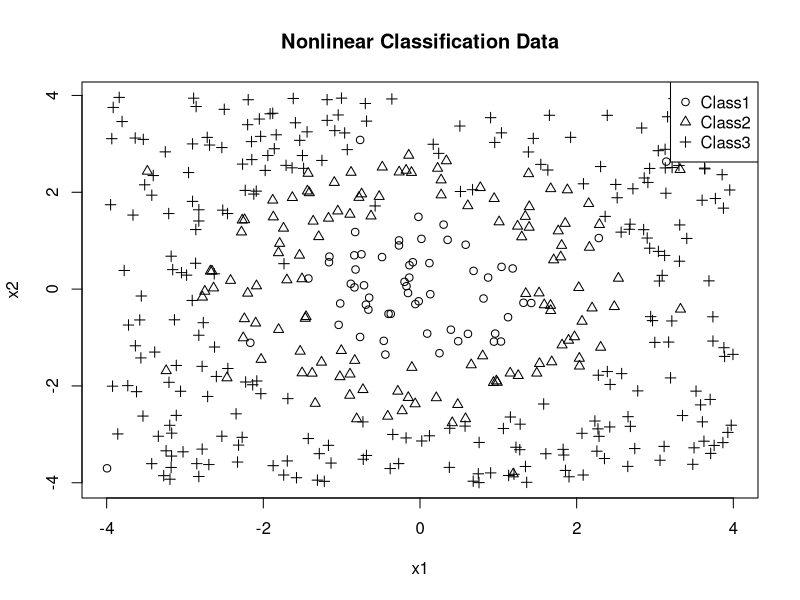
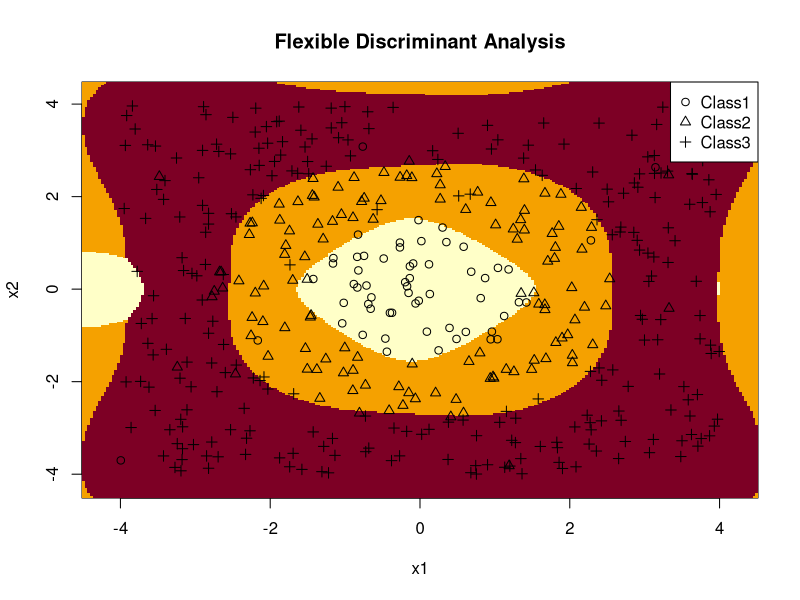
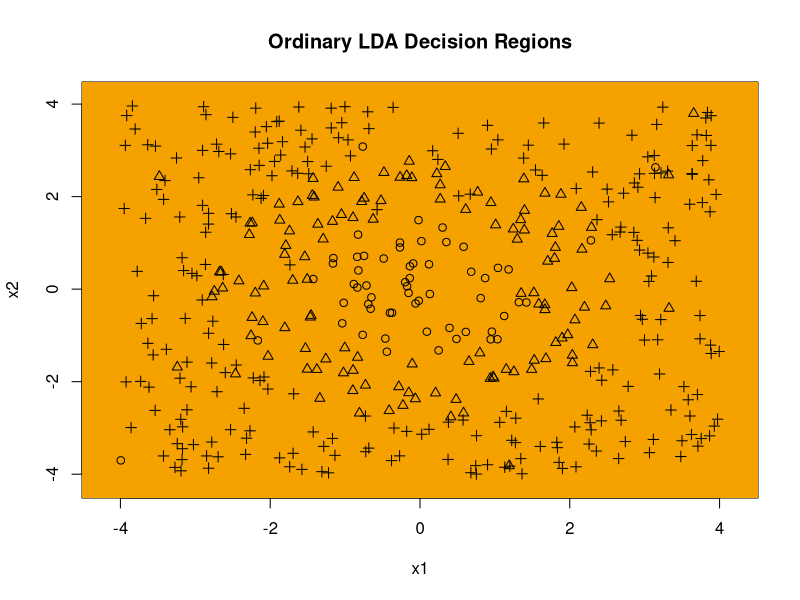
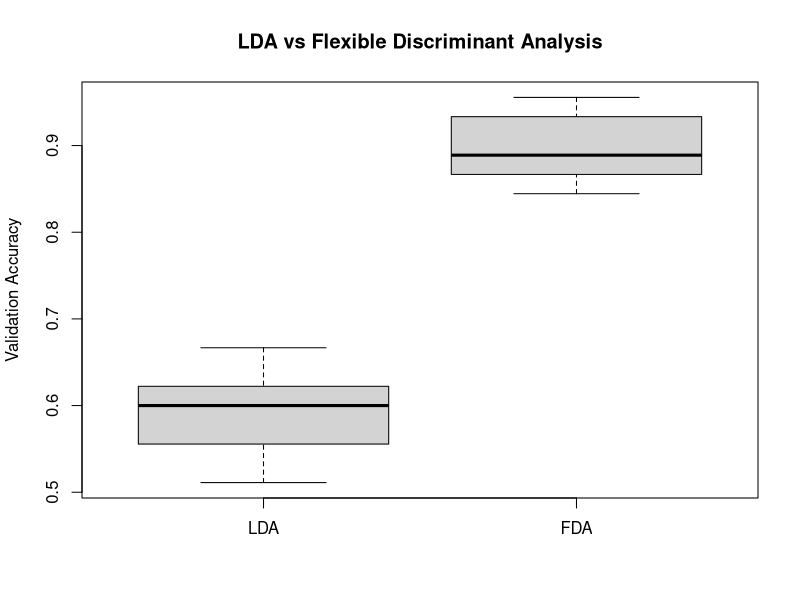
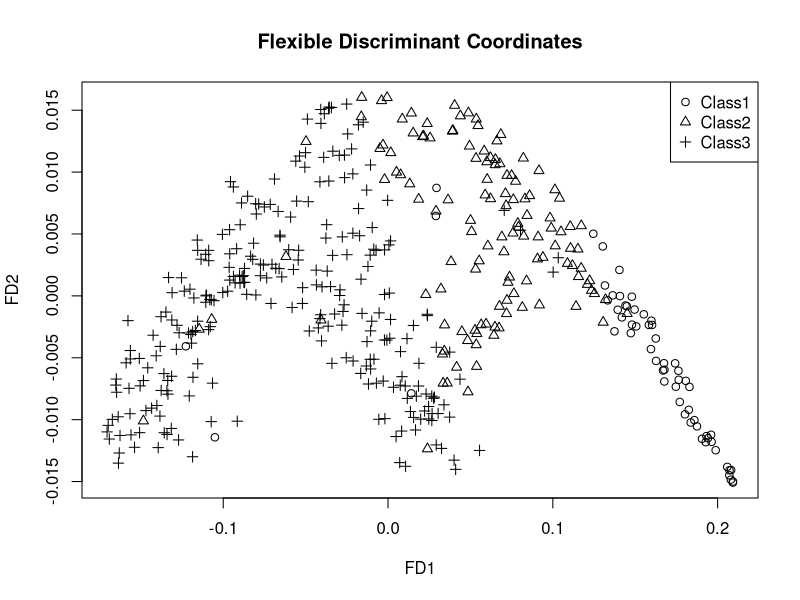

The R script that drew these images, in order:
# ==============================================================================
# Flexible Discriminant Analysis
# Jonathan Ma
#
# References:
#   The Elements of Statistical Learning
#
# Main idea:
#   Flexible Discriminant Analysis extends LDA by replacing the original
#   predictors with flexible nonlinear transformations.
#
#   Original predictors:
#
#       x1, x2
#
#   Expanded predictors:
#
#       x1, x1^2, ..., spline terms,
#       x2, x2^2, ..., spline terms
#
#   LDA is then performed in the expanded feature space.
# ==============================================================================


# ------------------------------------------------------------------------------
# 1. Generate Nonlinear Classification Data
# ------------------------------------------------------------------------------

set.seed(123)

n <- 450


x1 <- runif(
  n,
  -4,
  4
)

x2 <- runif(
  n,
  -4,
  4
)


# Nonlinear class structure

radius <- sqrt(
  x1^2 +
    x2^2
)


y <- ifelse(
  radius < 1.5,
  "Class1",
  ifelse(
    radius < 2.8,
    "Class2",
    "Class3"
  )
)


# Add some label noise

noise_index <- sample(
  1:n,
  size = round(
    0.05 * n
  )
)

y[
  noise_index
] <- sample(
  c(
    "Class1",
    "Class2",
    "Class3"
  ),
  length(noise_index),
  replace = TRUE
)


y <- factor(y)


X <- cbind(
  x1,
  x2
)

colnames(X) <- c(
  "x1",
  "x2"
)


data <- data.frame(
  x1 = x1,
  x2 = x2,
  Class = y
)

head(data)

table(y)


# ------------------------------------------------------------------------------
# 2. Plot the Data
# ------------------------------------------------------------------------------

plot(
  x1,
  x2,
  pch = as.numeric(y),
  xlab = "x1",
  ylab = "x2",
  main = "Nonlinear Classification Data"
)

legend(
  "topright",
  legend = levels(y),
  pch = 1:length(levels(y))
)


# ------------------------------------------------------------------------------
# 3. Ordinary LDA Fitting Function
# ------------------------------------------------------------------------------

lda_fit <- function(
    X,
    y
) {
  
  y <- factor(y)
  
  classes <- levels(y)
  
  K <- length(classes)
  
  n <- nrow(X)
  
  p <- ncol(X)
  
  
  # Class priors
  
  priors <- table(y) /
    n
  
  
  # Class means
  
  class_means <- matrix(
    NA,
    nrow = K,
    ncol = p
  )
  
  rownames(class_means) <-
    classes
  
  colnames(class_means) <-
    colnames(X)
  
  
  for (k in 1:K) {
    
    class_means[k, ] <-
      colMeans(
        X[
          y == classes[k],
          ,
          drop = FALSE
        ]
      )
  }
  
  
  # Pooled covariance matrix
  
  pooled_covariance <- matrix(
    0,
    nrow = p,
    ncol = p
  )
  
  
  for (k in 1:K) {
    
    X_k <- X[
      y == classes[k],
      ,
      drop = FALSE
    ]
    
    n_k <- nrow(X_k)
    
    
    pooled_covariance <-
      pooled_covariance +
      (n_k - 1) *
      cov(X_k)
  }
  
  
  pooled_covariance <-
    pooled_covariance /
    (n - K)
  
  
  return(
    list(
      classes = classes,
      priors = priors,
      means = class_means,
      covariance = pooled_covariance
    )
  )
}


# ------------------------------------------------------------------------------
# 4. LDA Prediction Function
# ------------------------------------------------------------------------------

lda_predict <- function(
    X_new,
    model
) {
  
  classes <- model$classes
  
  K <- length(classes)
  
  Sigma_inv <- solve(
    model$covariance
  )
  
  
  scores <- matrix(
    NA,
    nrow = nrow(X_new),
    ncol = K
  )
  
  colnames(scores) <-
    classes
  
  
  for (k in 1:K) {
    
    mu_k <- model$means[
      k,
    ]
    
    
    scores[, k] <-
      as.vector(
        X_new %*%
          Sigma_inv %*%
          mu_k
      ) -
      0.5 *
      as.numeric(
        t(mu_k) %*%
          Sigma_inv %*%
          mu_k
      ) +
      log(
        model$priors[k]
      )
  }
  
  
  predicted_index <- max.col(
    scores
  )
  
  
  predicted_class <- factor(
    classes[
      predicted_index
    ],
    levels = classes
  )
  
  
  return(
    list(
      class = predicted_class,
      scores = scores
    )
  )
}


# ------------------------------------------------------------------------------
# 5. Fit Ordinary LDA
# ------------------------------------------------------------------------------

lda_model <- lda_fit(
  X,
  y
)


lda_predictions <- lda_predict(
  X,
  lda_model
)


lda_accuracy <- mean(
  lda_predictions$class ==
    y
)


lda_accuracy


# ------------------------------------------------------------------------------
# 6. Ordinary LDA Confusion Matrix
# ------------------------------------------------------------------------------

table(
  Actual = y,
  Predicted = lda_predictions$class
)


# ------------------------------------------------------------------------------
# 7. Truncated Power Basis
# ------------------------------------------------------------------------------

# Flexible discriminant analysis needs flexible transformations.
#
# We construct a cubic spline-like basis manually.
#
# For one variable:
#
#   x
#   x^2
#   x^3
#   (x - knot_1)^3_+
#   (x - knot_2)^3_+
#   ...
#
# where
#
#   (z)_+ = max(z, 0)


positive_part <- function(x) {
  
  pmax(
    x,
    0
  )
}


# ------------------------------------------------------------------------------
# 8. One-Dimensional Spline Basis
# ------------------------------------------------------------------------------

spline_basis <- function(
    x,
    knots,
    degree = 3
) {
  
  basis <- matrix(
    NA,
    nrow = length(x),
    ncol = degree +
      length(knots)
  )
  
  
  # Polynomial terms
  
  for (d in 1:degree) {
    
    basis[, d] <-
      x^d
  }
  
  
  # Truncated power terms
  
  for (j in seq_along(knots)) {
    
    basis[
      ,
      degree + j
    ] <-
      positive_part(
        x -
          knots[j]
      )^degree
  }
  
  
  return(basis)
}


# ------------------------------------------------------------------------------
# 9. Select Knots
# ------------------------------------------------------------------------------

# Use predictor quantiles as knots.

knots_x1 <- as.numeric(
  quantile(
    x1,
    probs = c(
      0.25,
      0.50,
      0.75
    )
  )
)


knots_x2 <- as.numeric(
  quantile(
    x2,
    probs = c(
      0.25,
      0.50,
      0.75
    )
  )
)


knots_x1

knots_x2


# ------------------------------------------------------------------------------
# 10. Construct Flexible Feature Matrix
# ------------------------------------------------------------------------------

basis_x1 <- spline_basis(
  x1,
  knots = knots_x1
)

basis_x2 <- spline_basis(
  x2,
  knots = knots_x2
)


Z <- cbind(
  basis_x1,
  basis_x2
)


colnames(Z) <- c(
  "x1",
  "x1_2",
  "x1_3",
  "x1_knot1",
  "x1_knot2",
  "x1_knot3",
  "x2",
  "x2_2",
  "x2_3",
  "x2_knot1",
  "x2_knot2",
  "x2_knot3"
)


head(Z)


# ------------------------------------------------------------------------------
# 11. Standardize Expanded Features
# ------------------------------------------------------------------------------

Z_means <- colMeans(
  Z
)

Z_sds <- apply(
  Z,
  2,
  sd
)


Z_scaled <- scale(
  Z,
  center = Z_means,
  scale = Z_sds
)


# ------------------------------------------------------------------------------
# 12. Fit Flexible Discriminant Analysis
# ------------------------------------------------------------------------------

fda_model <- lda_fit(
  Z_scaled,
  y
)


# ------------------------------------------------------------------------------
# 13. Predict Training Data
# ------------------------------------------------------------------------------

fda_predictions <- lda_predict(
  Z_scaled,
  fda_model
)


# ------------------------------------------------------------------------------
# 14. Training Accuracy
# ------------------------------------------------------------------------------

fda_accuracy <- mean(
  fda_predictions$class ==
    y
)


fda_accuracy


# ------------------------------------------------------------------------------
# 15. Flexible Discriminant Analysis Confusion Matrix
# ------------------------------------------------------------------------------

table(
  Actual = y,
  Predicted = fda_predictions$class
)


# ------------------------------------------------------------------------------
# 16. Compare Ordinary LDA and FDA
# ------------------------------------------------------------------------------

data.frame(
  Method = c(
    "Ordinary LDA",
    "Flexible Discriminant Analysis"
  ),
  Accuracy = c(
    lda_accuracy,
    fda_accuracy
  ),
  Error_Rate = c(
    1 - lda_accuracy,
    1 - fda_accuracy
  )
)


# ------------------------------------------------------------------------------
# 17. Flexible Transformation Function
# ------------------------------------------------------------------------------

# We need the exact same transformations for new observations.

fda_transform <- function(
    X_new,
    knots_x1,
    knots_x2,
    means = NULL,
    sds = NULL
) {
  
  basis_1 <- spline_basis(
    X_new[, 1],
    knots_x1
  )
  
  basis_2 <- spline_basis(
    X_new[, 2],
    knots_x2
  )
  
  
  Z_new <- cbind(
    basis_1,
    basis_2
  )
  
  
  if (
    !is.null(means) &&
    !is.null(sds)
  ) {
    
    Z_new <- scale(
      Z_new,
      center = means,
      scale = sds
    )
  }
  
  
  return(Z_new)
}


# ------------------------------------------------------------------------------
# 18. Decision Boundary Grid
# ------------------------------------------------------------------------------

x1_grid <- seq(
  min(x1) - 0.5,
  max(x1) + 0.5,
  length.out = 250
)

x2_grid <- seq(
  min(x2) - 0.5,
  max(x2) + 0.5,
  length.out = 250
)


grid <- expand.grid(
  x1 = x1_grid,
  x2 = x2_grid
)


# ------------------------------------------------------------------------------
# 19. Transform Grid
# ------------------------------------------------------------------------------

grid_Z <- fda_transform(
  as.matrix(grid),
  knots_x1 = knots_x1,
  knots_x2 = knots_x2,
  means = Z_means,
  sds = Z_sds
)


# ------------------------------------------------------------------------------
# 20. Predict FDA Classes on Grid
# ------------------------------------------------------------------------------

grid_predictions <- lda_predict(
  grid_Z,
  fda_model
)


grid_class <- matrix(
  as.numeric(
    grid_predictions$class
  ),
  nrow = length(x1_grid),
  ncol = length(x2_grid)
)


# ------------------------------------------------------------------------------
# 21. Plot FDA Decision Regions
# ------------------------------------------------------------------------------

image(
  x1_grid,
  x2_grid,
  grid_class,
  xlab = "x1",
  ylab = "x2",
  main = "Flexible Discriminant Analysis"
)


points(
  x1,
  x2,
  pch = as.numeric(y)
)


legend(
  "topright",
  legend = levels(y),
  pch = 1:length(levels(y))
)


# ------------------------------------------------------------------------------
# 22. Compare Ordinary LDA Decision Regions
# ------------------------------------------------------------------------------

grid_lda <- lda_predict(
  as.matrix(grid),
  lda_model
)


grid_class_lda <- matrix(
  as.numeric(
    grid_lda$class
  ),
  nrow = length(x1_grid),
  ncol = length(x2_grid)
)


image(
  x1_grid,
  x2_grid,
  grid_class_lda,
  xlab = "x1",
  ylab = "x2",
  main = "Ordinary LDA Decision Regions"
)


points(
  x1,
  x2,
  pch = as.numeric(y)
)


# ------------------------------------------------------------------------------
# 23. Train-Test Split
# ------------------------------------------------------------------------------

set.seed(123)


train_index <- sample(
  1:n,
  size = floor(
    0.7 * n
  )
)


test_index <- setdiff(
  1:n,
  train_index
)


X_train <- X[
  train_index,
  ,
  drop = FALSE
]

X_test <- X[
  test_index,
  ,
  drop = FALSE
]


y_train <- y[
  train_index
]

y_test <- y[
  test_index
]


# ------------------------------------------------------------------------------
# 24. Fit Ordinary LDA on Training Data
# ------------------------------------------------------------------------------

lda_train_model <- lda_fit(
  X_train,
  y_train
)


lda_test_prediction <- lda_predict(
  X_test,
  lda_train_model
)


lda_test_accuracy <- mean(
  lda_test_prediction$class ==
    y_test
)


lda_test_accuracy


# ------------------------------------------------------------------------------
# 25. Determine Knots from Training Data Only
# ------------------------------------------------------------------------------

knots_train_x1 <- as.numeric(
  quantile(
    X_train[, 1],
    probs = c(
      0.25,
      0.50,
      0.75
    )
  )
)


knots_train_x2 <- as.numeric(
  quantile(
    X_train[, 2],
    probs = c(
      0.25,
      0.50,
      0.75
    )
  )
)


# ------------------------------------------------------------------------------
# 26. Create Training Basis
# ------------------------------------------------------------------------------

Z_train_raw <- fda_transform(
  X_train,
  knots_train_x1,
  knots_train_x2
)


# ------------------------------------------------------------------------------
# 27. Standardize Using Training Data
# ------------------------------------------------------------------------------

train_Z_means <- colMeans(
  Z_train_raw
)

train_Z_sds <- apply(
  Z_train_raw,
  2,
  sd
)


Z_train <- scale(
  Z_train_raw,
  center = train_Z_means,
  scale = train_Z_sds
)


# ------------------------------------------------------------------------------
# 28. Transform Test Data
# ------------------------------------------------------------------------------

Z_test <- fda_transform(
  X_test,
  knots_train_x1,
  knots_train_x2,
  means = train_Z_means,
  sds = train_Z_sds
)


# ------------------------------------------------------------------------------
# 29. Fit FDA on Training Data
# ------------------------------------------------------------------------------

fda_train_model <- lda_fit(
  Z_train,
  y_train
)


# ------------------------------------------------------------------------------
# 30. Predict Test Data
# ------------------------------------------------------------------------------

fda_test_prediction <- lda_predict(
  Z_test,
  fda_train_model
)


# ------------------------------------------------------------------------------
# 31. Test Accuracy
# ------------------------------------------------------------------------------

fda_test_accuracy <- mean(
  fda_test_prediction$class ==
    y_test
)


fda_test_accuracy


# ------------------------------------------------------------------------------
# 32. Test Confusion Matrix
# ------------------------------------------------------------------------------

table(
  Actual = y_test,
  Predicted = fda_test_prediction$class
)


# ------------------------------------------------------------------------------
# 33. Compare Test Performance
# ------------------------------------------------------------------------------

performance <- data.frame(
  Method = c(
    "Ordinary LDA",
    "Flexible Discriminant Analysis"
  ),
  Test_Accuracy = c(
    lda_test_accuracy,
    fda_test_accuracy
  ),
  Test_Error = c(
    1 - lda_test_accuracy,
    1 - fda_test_accuracy
  )
)


performance


# ------------------------------------------------------------------------------
# 34. K-Fold Cross-Validation
# ------------------------------------------------------------------------------

fda_cv <- function(
    X,
    y,
    k = 10
) {
  
  n <- nrow(X)
  
  
  folds <- sample(
    rep(
      1:k,
      length.out = n
    )
  )
  
  
  lda_accuracy <- numeric(k)
  
  fda_accuracy <- numeric(k)
  
  
  for (fold in 1:k) {
    
    train_index <- which(
      folds != fold
    )
    
    valid_index <- which(
      folds == fold
    )
    
    
    X_train <- X[
      train_index,
      ,
      drop = FALSE
    ]
    
    X_valid <- X[
      valid_index,
      ,
      drop = FALSE
    ]
    
    
    y_train <- y[
      train_index
    ]
    
    y_valid <- y[
      valid_index
    ]
    
    
    # --------------------------------------------------------------------------
    # Ordinary LDA
    # --------------------------------------------------------------------------
    
    lda_model <- lda_fit(
      X_train,
      y_train
    )
    
    
    lda_prediction <- lda_predict(
      X_valid,
      lda_model
    )
    
    
    lda_accuracy[fold] <- mean(
      lda_prediction$class ==
        y_valid
    )
    
    
    # --------------------------------------------------------------------------
    # FDA Knots
    # --------------------------------------------------------------------------
    
    knots_x1 <- as.numeric(
      quantile(
        X_train[, 1],
        probs = c(
          0.25,
          0.50,
          0.75
        )
      )
    )
    
    
    knots_x2 <- as.numeric(
      quantile(
        X_train[, 2],
        probs = c(
          0.25,
          0.50,
          0.75
        )
      )
    )
    
    
    # --------------------------------------------------------------------------
    # Expanded Training Features
    # --------------------------------------------------------------------------
    
    Z_train_raw <- fda_transform(
      X_train,
      knots_x1,
      knots_x2
    )
    
    
    means <- colMeans(
      Z_train_raw
    )
    
    
    sds <- apply(
      Z_train_raw,
      2,
      sd
    )
    
    
    Z_train <- scale(
      Z_train_raw,
      center = means,
      scale = sds
    )
    
    
    # --------------------------------------------------------------------------
    # Expanded Validation Features
    # --------------------------------------------------------------------------
    
    Z_valid <- fda_transform(
      X_valid,
      knots_x1,
      knots_x2,
      means,
      sds
    )
    
    
    # --------------------------------------------------------------------------
    # FDA Model
    # --------------------------------------------------------------------------
    
    fda_model <- lda_fit(
      Z_train,
      y_train
    )
    
    
    fda_prediction <- lda_predict(
      Z_valid,
      fda_model
    )
    
    
    fda_accuracy[fold] <- mean(
      fda_prediction$class ==
        y_valid
    )
  }
  
  
  return(
    data.frame(
      Fold = 1:k,
      LDA = lda_accuracy,
      FDA = fda_accuracy
    )
  )
}


# ------------------------------------------------------------------------------
# 35. Run Cross-Validation
# ------------------------------------------------------------------------------

set.seed(123)


cv_results <- fda_cv(
  X,
  y,
  k = 10
)


cv_results


# ------------------------------------------------------------------------------
# 36. Mean Cross-Validated Accuracy
# ------------------------------------------------------------------------------

colMeans(
  cv_results[
    ,
    c(
      "LDA",
      "FDA"
    )
  ]
)


# ------------------------------------------------------------------------------
# 37. Compare CV Accuracy
# ------------------------------------------------------------------------------

boxplot(
  cv_results$LDA,
  cv_results$FDA,
  names = c(
    "LDA",
    "FDA"
  ),
  ylab = "Validation Accuracy",
  main = "LDA vs Flexible Discriminant Analysis"
)


# ------------------------------------------------------------------------------
# 38. Fisher Directions in Expanded Feature Space
# ------------------------------------------------------------------------------

# FDA can also be interpreted as performing discriminant analysis
# after mapping observations into a nonlinear feature space.


classes <- levels(y)

K <- length(classes)

q <- ncol(Z_scaled)


overall_mean <- colMeans(
  Z_scaled
)


S_W <- matrix(
  0,
  nrow = q,
  ncol = q
)


S_B <- matrix(
  0,
  nrow = q,
  ncol = q
)


for (k in 1:K) {
  
  Z_k <- Z_scaled[
    y == classes[k],
    ,
    drop = FALSE
  ]
  
  
  mu_k <- colMeans(
    Z_k
  )
  
  
  centered <- sweep(
    Z_k,
    2,
    mu_k,
    "-"
  )
  
  
  S_W <- S_W +
    crossprod(
      centered
    )
  
  
  mean_difference <-
    mu_k -
    overall_mean
  
  
  S_B <- S_B +
    nrow(Z_k) *
    outer(
      mean_difference,
      mean_difference
    )
}


# ------------------------------------------------------------------------------
# 39. Regularized Fisher Directions
# ------------------------------------------------------------------------------

# Expanded features can create near-singularity.
# Add a very small ridge term for numerical stability.

ridge <- 1e-6


fisher_matrix <- solve(
  S_W +
    ridge *
    diag(q)
) %*%
  S_B


eigen_result <- eigen(
  fisher_matrix
)


directions <- Re(
  eigen_result$vectors
)


eigenvalues <- Re(
  eigen_result$values
)


eigenvalues


# ------------------------------------------------------------------------------
# 40. FDA Discriminant Coordinates
# ------------------------------------------------------------------------------

num_directions <- min(
  K - 1,
  q
)


FDA_coordinates <-
  Z_scaled %*%
  directions[
    ,
    1:num_directions,
    drop = FALSE
  ]


colnames(FDA_coordinates) <-
  paste0(
    "FD",
    1:num_directions
  )


head(
  FDA_coordinates
)


# ------------------------------------------------------------------------------
# 41. Plot First Two Flexible Discriminant Coordinates
# ------------------------------------------------------------------------------

if (
  num_directions >= 2
) {
  
  plot(
    FDA_coordinates[, 1],
    FDA_coordinates[, 2],
    pch = as.numeric(y),
    xlab = "FD1",
    ylab = "FD2",
    main = "Flexible Discriminant Coordinates"
  )
  
  
  legend(
    "topright",
    legend = levels(y),
    pch = 1:K
  )
}
